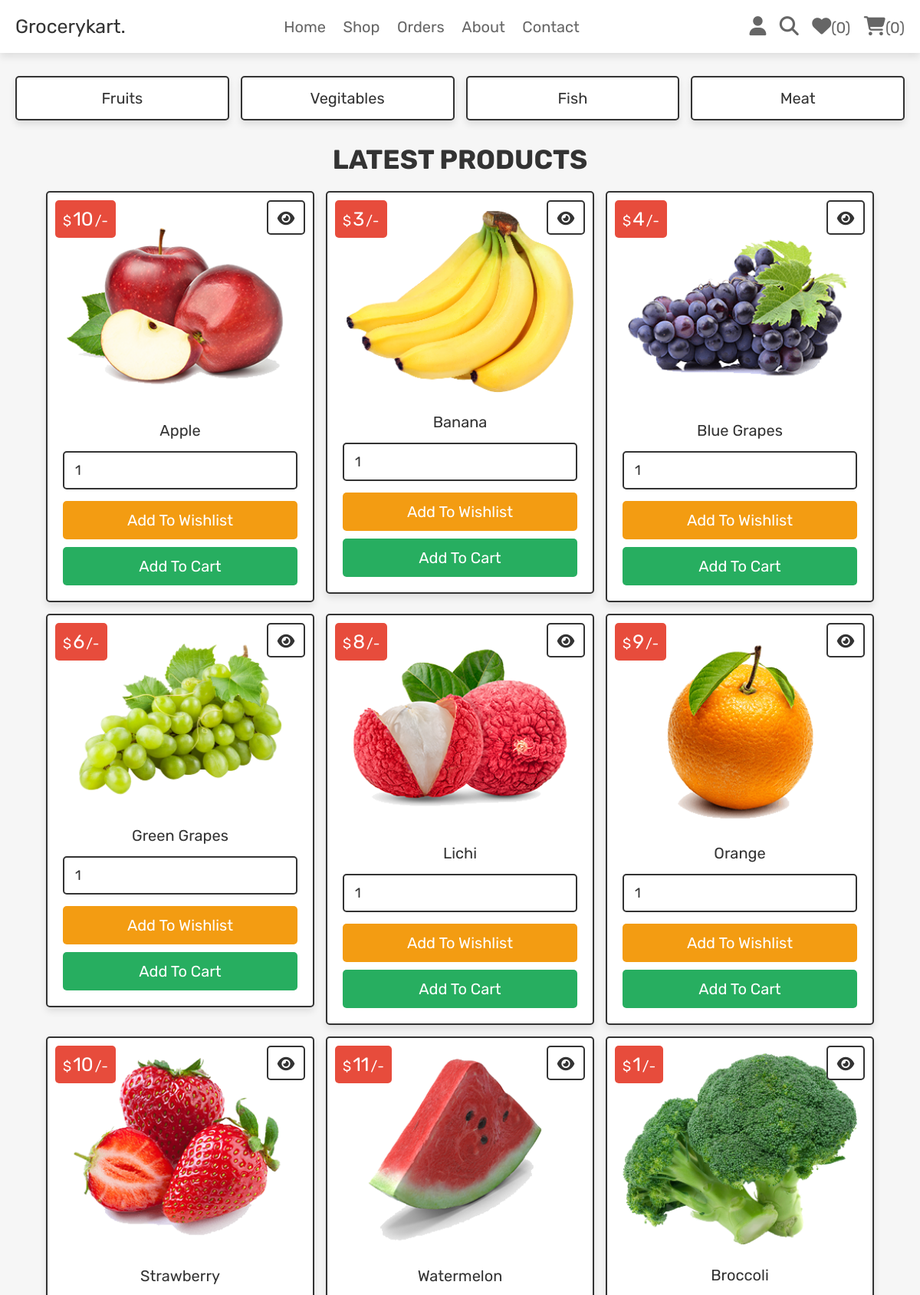
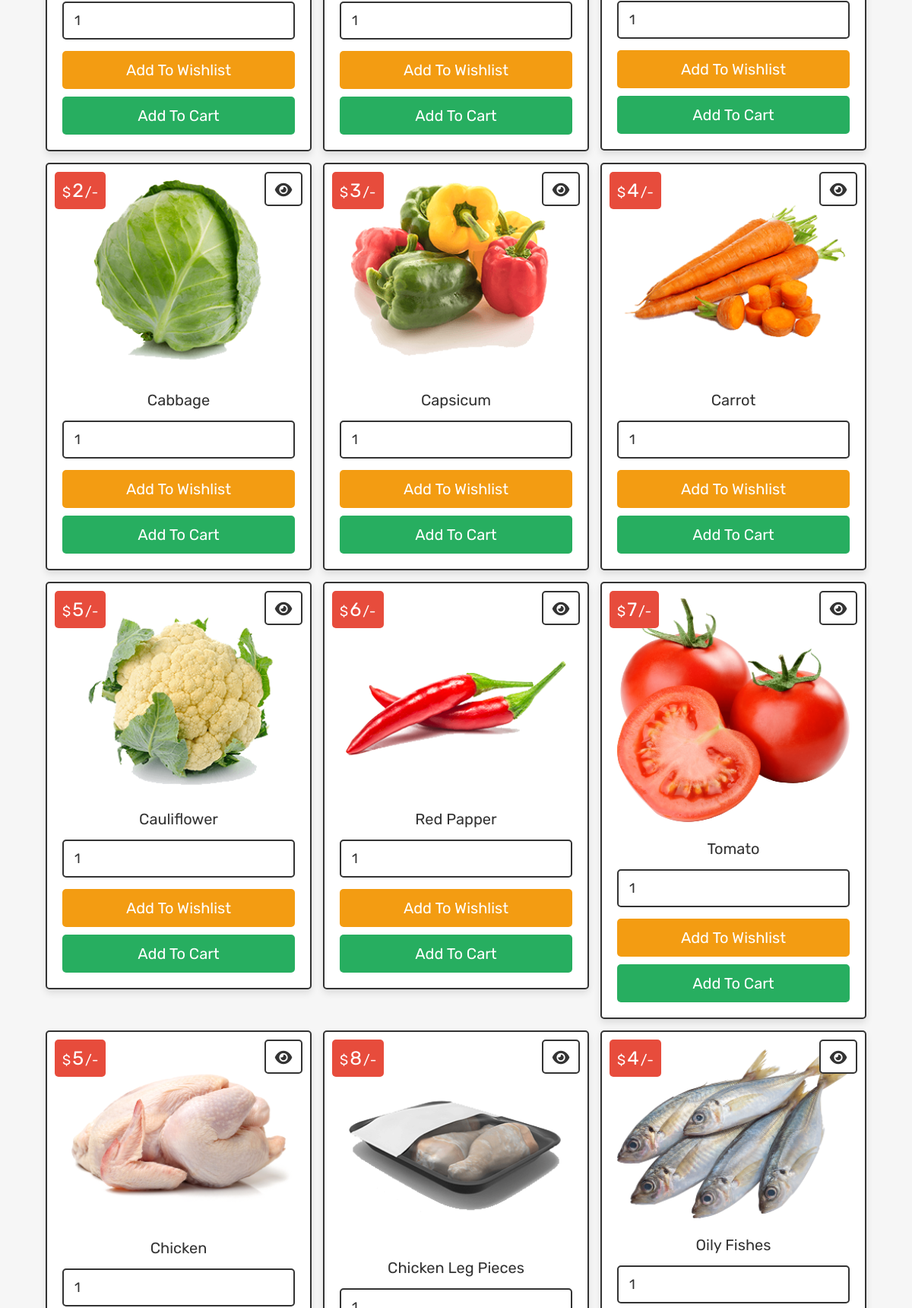
The app's page /shop.php (signed in, upper part) with its own data (2 pictures, top to bottom).
### tables this page shows
CREATE TABLE `products` (
  `id` int(100) NOT NULL,
  `name` varchar(100) NOT NULL,
  `category` varchar(20) NOT NULL,
  `details` varchar(500) NOT NULL,
  `price` int(100) NOT NULL,
  `image` varchar(100) NOT NULL
);

### shop.php (the view, shortened to what this page needs)
<?php
@include 'config.php';
?>
<!DOCTYPE html>
<html lang="en">
<head>
   <link rel="stylesheet" href="https://cdnjs.cloudflare.com/ajax/libs/font-awesome/6.1.1/css/all.min.css">
   <link rel="stylesheet" href="css/style.css">
</head>
<body>
   <?php include 'header.php'; ?>
   <section class="p-category">
      <a href="category.php?category=fruits">Fruits</a>
      <a href="category.php?category=vegitables">Vegitables</a>
      <a href="category.php?category=fish">Fish</a>
      <a href="category.php?category=meat">Meat</a>
   </section>
   <section class="products">
      <h1 class="title">Latest products</h1>
      <div class="box-container">
         <?php
         $select_products = $conn->prepare("SELECT * FROM `products`");
         $select_products->execute();
         if ($select_products->rowCount() > 0) {
            while ($fetch_products = $select_products->fetch(PDO::FETCH_ASSOC)) {
         ?>
               <form action="" class="box" method="POST">
                  <div class="price">$<span><?= $fetch_products['price']; ?></span>/-</div>
                  <a href="view_page.php?pid=<?= $fetch_products['id']; ?>" class="fas fa-eye"></a>
                  <img src="uploaded_img/<?= $fetch_products['image']; ?>" alt="">
                  <div class="name"><?= $fetch_products['name']; ?></div>
                  <input type="number" min="1" value="1" name="p_qty" class="qty">
                  <input type="submit" value="add to wishlist" class="option-btn" name="add_to_wishlist">
                  <input type="submit" value="add to cart" class="btn" name="add_to_cart">
               </form>
         <?php
            }
         } else {
            echo '<p class="empty">no products added yet!</p>';
         }
         ?>
      </div>
   </section>
</body>
</html>

### css/style.css (style rules this page uses)
.products .box-container { display: grid; grid-template-columns: repeat(auto-fit, 35rem); gap:1.5rem; justify-content: center; align-items: flex-start; }
.products .box-container .box { padding:2rem; text-align: center; border:var(--border); background-color: var(--white); box-shadow: var(--box-shadow); border-radius: .5rem; position: relative; }
.products .box-container .box .price { position: absolute; top:1rem; left:1rem; padding:1rem; border-radius: .5rem; background-color: var(--red); font-size: 1.8rem; color:var(--white); }
.products .box-container .box .price span { font-size: 2.5rem; color:var(--white); margin:0 .2rem; }
.products .box-container .box .fa-eye { position: absolute; top:1rem; right:1rem; border-radius: .5rem; height: 4.5rem; line-height: 4.3rem; width: 5rem; border:var(--border); color:var(--black); font-size: 2rem; background-color: var(--white); }
.products .box-container .box img { width: 100%; margin-bottom: 1rem; }
.products .box-container .box .name { font-size: 2rem; color:var(--black); padding:1rem 0; }
.products .box-container .box .qty { margin:.5rem 0; border-radius: .5rem; padding:1.2rem 1.4rem; font-size: 1.8rem; color:var(--black); border:var(--border); width: 100%; }
.p-category { display: grid; grid-template-columns: repeat(auto-fit, minmax(27rem, 1fr)); gap:1.5rem; justify-content: center; align-items: flex-start; }
.p-category { padding-bottom: 0; }
.p-category a { padding:1.5rem; text-align: center; border:var(--border); background-color: var(--white); box-shadow: var(--box-shadow); border-radius: .5rem; font-size: 2rem; text-transform: capitalize; color:var(--black); }

### css/components.css (style rules this page uses)
:root { --green:#27ae60; --orange:#f39c12; --red:#e74c3c; --black:#333; --light-color:#666; --white:#fff; --light-bg:#f6f6f6; --border:.2rem solid var(--black); --box-shadow:0 .5rem 1rem rgba(0,0,0,.1); }
* { font-family: 'Rubik', sans-serif; margin:0; padding:0; box-sizing: border-box; outline: none; border:none; text-decoration: none; color:var(--black); }
body { background-color: var(--light-bg); }
html { font-size: 62.5%; overflow-x: hidden; scroll-behavior: smooth; scroll-padding-top: 6.5rem; }
section { padding:3rem 2rem; max-width: 1200px; margin:0 auto; }
.btn, .delete-btn, .option-btn { display: block; width: 100%; margin-top: 1rem; border-radius: .5rem; color:var(--white); font-size: 2rem; padding:1.3rem 3rem; text-transform: capitalize; cursor: pointer; text-align: center; }
.btn { background-color: var(--green); }
.option-btn { background-color: var(--orange); }
.title { text-align: center; margin-bottom: 2rem; text-transform: uppercase; color:var(--black); font-size: 3.5rem; }

### records on screen
products: price "10", image (picture), name "Apple"
products: price "3", image (picture), name "Banana"
products: price "4", image (picture), name "Blue Grapes"
products: price "6", image (picture), name "Green Grapes"
products: price "8", image (picture), name "Lichi"
products: price "9", image (picture), name "Orange"
products: price "10", image (picture), name "Strawberry"
products: price "11", image (picture), name "Watermelon"
products: price "1", image (picture), name "Broccoli"
products: price "2", image (picture), name "Cabbage"
products: price "3", image (picture), name "Capsicum"
products: price "4", image (picture), name "Carrot"
products: price "5", image (picture), name "Cauliflower"
products: price "6", image (picture), name "Red Papper"
products: price "7", image (picture), name "Tomato"
products: price "5", image (picture), name "Chicken"
products: price "8", image (picture), name "Chicken Leg Pieces"
products: price "4", image (picture), name "Oily Fishes"

### other values on screen
$count_wishlist_items->rowCount() "0"
$count_cart_items->rowCount() "0"
